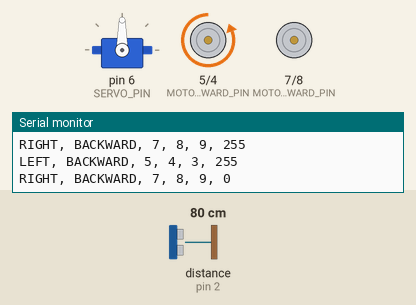
Simulated run of this sketch. Board: Arduino Uno, built with avr-gcc and run on an emulated ATmega328P. On the bench: servo, motor-driver pin pairs drawn as motors (green arrow = first pin HIGH = forward, orange = second pin HIGH = backward, longer = more drive, scaled by the enable pin), the last lines printed to the serial monitor. Wiring (inferred from the names in the program): ultrasonic range finder: trigger pin 12; echo pin 2. Inputs (shaded band) come from the test bench; at power-on: distance to the obstacle (sensor on pin 2) 80 cm. The echo pulse lasts 58.3 µs per cm.

Above: at 0.6 s.
1.9 s: distance to the obstacle (sensor on pin 2) set to 23 cm
At 2.76 s:
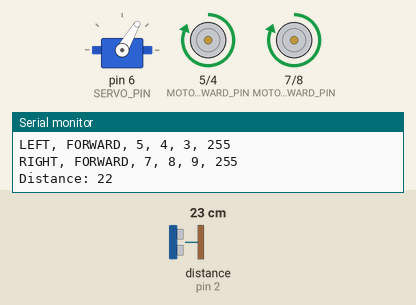
4.9 s: distance to the obstacle (sensor on pin 2) set to 20 cm
At 5.4 s:
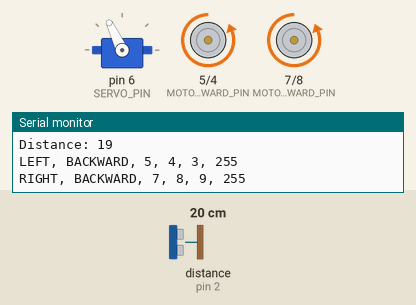
7.9 s: distance to the obstacle (sensor on pin 2) set to 120 cm
At 9.86 s:
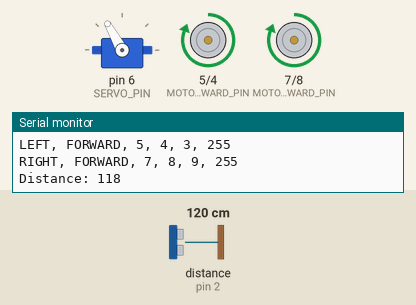
Timing chart, 0 to 16.9 s (numbered marks = the images above; inputs shaded):
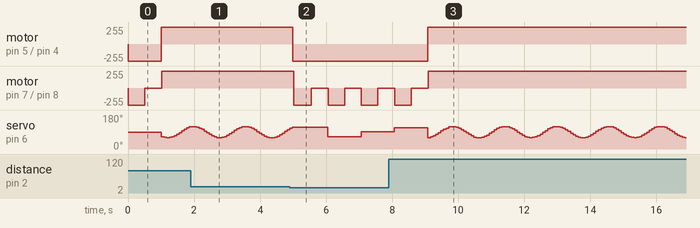

The sketch:

vkmaker_robot_car.ino
```cpp
#include <Servo.h>

//HC-SR04 (5V) - ultrasonic sensor to measure distance
const int SONAR_TRIG_PIN = 12;
const int SONAR_ECHO_PIN = 2;
const int SONAR_INTERRUPT = 0; //Note: pin 2
volatile int distance = -1;
volatile long distCalcStartTime = 0;

//L298N Dual H-Bridge Motor Controller
const int MOTOR_RIGHT = 0;
const int MOTOR_RIGHT_FORWARD_PIN = 7; //connect to IN3
const int MOTOR_RIGHT_BACKWARD_PIN = 8; //connect to IN4
const int MOTOR_RIGHT_SPEED_PWM_PIN = 9; //connect to ENB
const int MOTOR_LEFT = 1;
const int MOTOR_LEFT_FORWARD_PIN = 5; //connect to IN1
const int MOTOR_LEFT_BACKWARD_PIN = 4; //connect to IN2
const int MOTOR_LEFT_SPEED_PWM_PIN = 3; //connect to ENA
const int MOTOR_MOVE_FORWARD = 1;
const int MOTOR_MOVE_BACKWARD = 0;

//SG90 9G Mini Servo (5V)
const int SERVO_PIN = 6;
Servo servo;

void setup()
{
   //HC-SR04
   pinMode(SONAR_TRIG_PIN, OUTPUT);
   pinMode(SONAR_ECHO_PIN, INPUT);
   //interrupt when SONAR_ECHO_PIN changes; used instead of pulseIn(SONAR_ECHO_PIN, HIGH);
   attachInterrupt(SONAR_INTERRUPT, calculateDistance, CHANGE);

   //L298N
   pinMode(MOTOR_LEFT_FORWARD_PIN, OUTPUT);
   pinMode(MOTOR_LEFT_BACKWARD_PIN, OUTPUT);
   pinMode(MOTOR_LEFT_SPEED_PWM_PIN, OUTPUT);
   pinMode(MOTOR_RIGHT_FORWARD_PIN, OUTPUT);
   pinMode(MOTOR_RIGHT_BACKWARD_PIN, OUTPUT);
   pinMode(MOTOR_RIGHT_SPEED_PWM_PIN, OUTPUT);

   //SG90
   servo.attach(SERVO_PIN);

   Serial.begin(9600);
}

void startDistanceCalculation()
{
   //Clear the SONAR_TRIG_PIN
   digitalWrite(SONAR_TRIG_PIN, LOW);
   delayMicroseconds(2);

   //Set the SONAR_TRIG_PIN on HIGH state for 10 micro seconds
   digitalWrite(SONAR_TRIG_PIN, HIGH);
   delayMicroseconds(10);
   digitalWrite(SONAR_TRIG_PIN, LOW);
}

void calculateDistance()
{
  switch(digitalRead(SONAR_ECHO_PIN))
  {
    //Start of pulse
    case HIGH:
      distCalcStartTime = micros();
      break;

    //Pulse done; calculate distance in cm
    case LOW:
      distance = (micros() - distCalcStartTime)*0.034/2;
      distCalcStartTime = 0;
      break;
  }
}
void moveMotor(int motorNumber, int motorDirection, int motorSpeed)
{
   int motorForwardPin;
   int motorBackwardPin;
   int motorSpeedPin;

   if(motorNumber == MOTOR_RIGHT) {
      motorForwardPin = MOTOR_RIGHT_FORWARD_PIN;
      motorBackwardPin = MOTOR_RIGHT_BACKWARD_PIN;
      motorSpeedPin = MOTOR_RIGHT_SPEED_PWM_PIN;
      Serial.print("RIGHT, ");
   }
   else {
      motorForwardPin = MOTOR_LEFT_FORWARD_PIN;
      motorBackwardPin = MOTOR_LEFT_BACKWARD_PIN;
      motorSpeedPin = MOTOR_LEFT_SPEED_PWM_PIN;
      Serial.print("LEFT, ");
   }

   if(motorDirection == MOTOR_MOVE_FORWARD) {
      digitalWrite(motorForwardPin, HIGH);
      digitalWrite(motorBackwardPin, LOW);
      Serial.print("FORWARD, ");
   }
   else {
      digitalWrite(motorForwardPin, LOW);
      digitalWrite(motorBackwardPin, HIGH);
      Serial.print("BACKWARD, ");
   }

   Serial.print(motorForwardPin);
   Serial.print(", ");
   Serial.print(motorBackwardPin);
   Serial.print(", ");
   Serial.print(motorSpeedPin);
   Serial.print(", ");
   Serial.println(motorSpeed);

   analogWrite(motorSpeedPin, motorSpeed);
}

void moveServo(int angle)
{
   servo.write(angle);
}

void loop()
{
   //Move servo 60 to 120 degress
   int angle = 60+(sin(millis()/250.0)+1) * 30.0;
   moveServo(angle);

   //Calculate distance
   Serial.print("Distance: ");
   Serial.println(distance);
   if(!distCalcStartTime) {
      startDistanceCalculation();
   }

   if(distance > 20) {
      //Move forward
      moveMotor(MOTOR_LEFT, MOTOR_MOVE_FORWARD, 255);
      moveMotor(MOTOR_RIGHT, MOTOR_MOVE_FORWARD, 255);
   }
   else {
      //Move backwards
      moveMotor(MOTOR_LEFT, MOTOR_MOVE_BACKWARD, 255);
      moveMotor(MOTOR_RIGHT, MOTOR_MOVE_BACKWARD, 255);
      delay(500);
      //Turn to the left
      moveMotor(MOTOR_LEFT, MOTOR_MOVE_BACKWARD, 255);
      moveMotor(MOTOR_RIGHT, MOTOR_MOVE_BACKWARD, 0);
      delay(500);
   }
}
```

Measured:
- the behaviour switches between 22 and 21 cm on distance to the obstacle (sensor on pin 2) (found by bisection; images 1 and 2)
- after the input at 4.9 s, motor on pin 5 (MOTOR_LEFT_FORWARD_PIN) / pin 4 (MOTOR_LEFT_BACKWARD_PIN): forward 255/255 → backward 255/255 after 0.09 s; motor on pin 7 (MOTOR_RIGHT_FORWARD_PIN) / pin 8 (MOTOR_RIGHT_BACKWARD_PIN): alternates backward 255/255 for 0.50 s and stopped for 0.51 s, starting after 0.12 s
- after the input at 7.9 s, motor on pin 5 (MOTOR_LEFT_FORWARD_PIN) / pin 4 (MOTOR_LEFT_BACKWARD_PIN): backward 255/255 → forward 255/255 after 1.2 s
